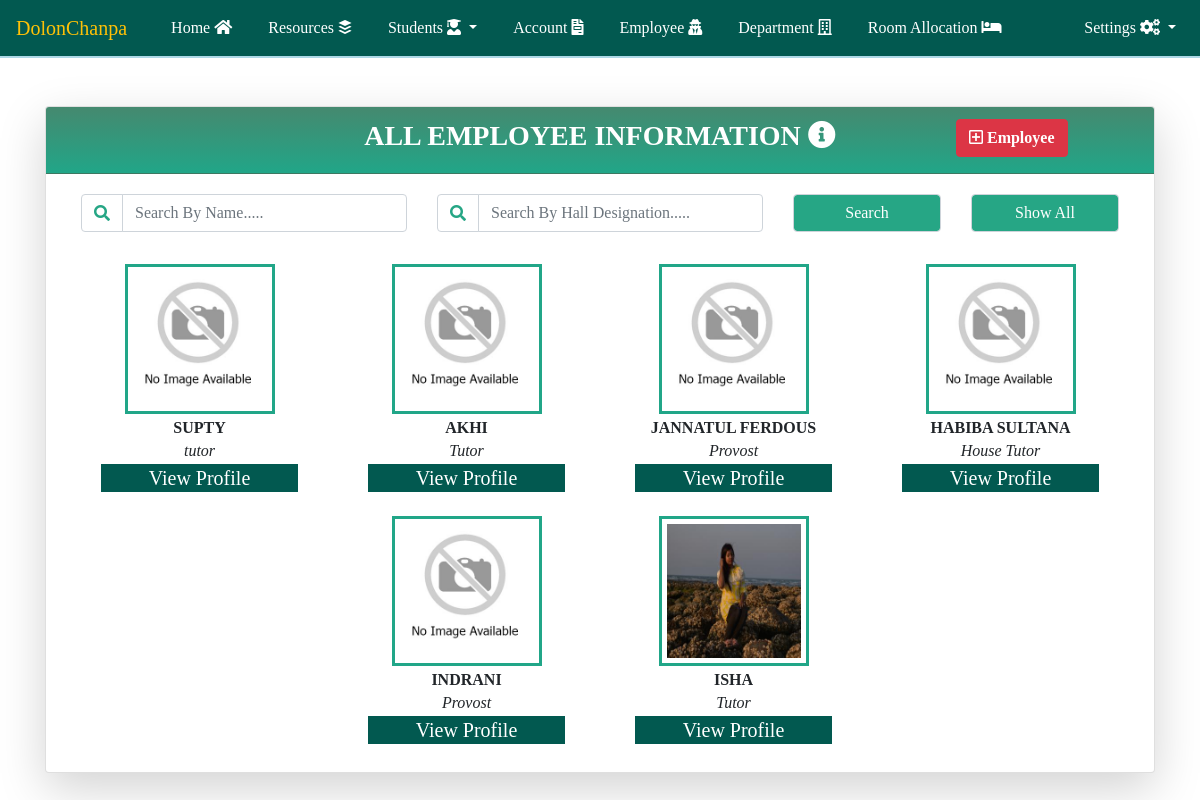
The page /employee_information.php (signed in) on the database its author committed.
### tables this page shows
CREATE TABLE `employee_information` (
  `id` int(255) NOT NULL,
  `name` varchar(50) NOT NULL,
  `hall_designation` varchar(100) NOT NULL,
  `university_designation` varchar(50) NOT NULL,
  `image` varchar(1000) NOT NULL,
  `contact_no` varchar(11) NOT NULL,
  `personal_page_link` varchar(255) NOT NULL,
  `facebook_link` varchar(255) NOT NULL
);

### employee_information.php (the view)
<?php include('database_connection.php') ?>
<?php include('header.php') ?>
<?php
    function show($run)
    {
        ?>
        <div class="row text-center justify-content-center">
            <?php
            while($row = mysqli_fetch_assoc($run))
            {
                ?>
                <div class="col-lg-3 col-md-4 col-sm-6 col-7 mt-3">
                    <a href="view_employee_details.php?id=<?php echo $row['id']?>"><?php echo "<img class = 'employee_img' src='employee_image/$row[image]' width='150px' height:250px; onerror=this.onerror=null;this.src='employee_image/no_image.jpg'; >"; ?></a>
                    <h6 class = "m-1"><b class = "text-uppercase"><?php echo $row['name']?></b></h6>
                    <h6 class = "m-1"><i><?php echo $row['hall_designation']?></i></h6>
                    <a class = " employee_view" href="view_employee_details.php?id=<?php echo $row['id']?>" ><h5>View Profile</h5></a>
                </div>
                <?php
            }
            ?>
        </div>
        <?php
    }
?>
<div class="container">
    <div class="row justify-content-center mt-5">
        <div class="col-lg-12 col-12">
            <div class="card shadow-lg">
                <div class="card-header">
                    <div class="row justify-content-center">
                        <div class="col-lg-3 col-md-3 col-12"></div>
                        <div class="col-lg-6 col-md-6 col-12">
                            <h3 class ="text-center card_header_color text-uppercase">All Employee Information <span><i class="fas fa-info-circle"></i></span></h3>
                        </div>
                        <div class="col-lg-3 col-md-3 col-12 text-center">
                            <a class = "btn btn-danger" href="add_employee.php"><b><span><i class="far fa-plus-square"></i></span> Employee</b></a>
                        </div>
                    </div>
                </div>
                <div class="card-body">
                    <form action="" method = "POST">
                        <div class="col-lg-12 col-12">
                            <div class="row justify-content-center">
                                <div class="col-lg-4 col-12 mb-3">
                                    <div class="input-group">
                                        <div class="input-group-prepend">
                                            <span class = "input-group-text"><i class = "fas fa-search"></i></span>
                                        </div>
                                        <input type="text" class = "form-control" name = "search_name_wise" placeholder="Search By Name....." value = "<?php
                                        if(isset($_POST['show_all']))
                                        {
                                            echo "";
                                        }
                                        else if(isset($_POST['search_name_wise']))
                                        {
                                            echo "$_POST[search_name_wise]";
                                        }?>">
                                    </div>
                                </div>
                                <div class="col-lg-4 col-12 mb-3">
                                    <div class="input-group">
                                        <div class="input-group-prepend">
                                            <span class = "input-group-text"><i class = "fas fa-search"></i></span>
                                        </div>
                                        <input type="text" class = "form-control" name = "search_designation_wise" placeholder="Search By Hall Designation....." value = "<?php
                                        if(isset($_POST['show_all']))
                                        {
                                            echo "";
                                        }
                                        else if(isset($_POST['search_designation_wise']))
                                        {
                                            echo "$_POST[search_designation_wise]";
                                        }?>">
                                    </div>
                                </div>
                                <div class="col-lg-2 col-12 text-center mb-3 ">
                                    <input type="submit" name="search" value="Search" class = "form-control btn_color_employee">
                                </div>
                                <div class="col-lg-2 col-12 text-center mb-3 ">
                                    <input type="submit" class ="form-control btn_color_employee" name = "show_all" value = "Show All">
                                </div>
                            </div>
                        </div>
                    </form>
                    <?php
                    if(isset($_POST['search']))
                    {
                        $name = $_POST['search_name_wise'];
                        $designation = $_POST['search_designation_wise'];
                        $search_qry = "SELECT * FROM `employee_information` WHERE ";
                        $count=1;
                        if($name!=NULL)
                        {
                            $count++;
                            $search_qry.= "`name` like '%$name%'";
                        }
                        if($designation!=NULL)
                        {
                            if($count>1)
                            {
                                $search_qry.=" && ";
                            }
                            $search_qry.="`hall_designation` like '%$designation%'";
                            $count++;
                        }
                        if($count==1)
                        {
                            ?>
                            <script>
                                window.alert("Please Select At least 1 field");
                                window.location = "employee_information.php";
                            </script>
                            <?php
                        }
                        $run_search_qry = mysqli_query($conn, $search_qry);
                        ?>
                        <div class="col-lg-12 col-12">
                            <?php show($run_search_qry); ?>
                        </div>
                        <?php
                    }
                    else
                    {
                        ?>
                        <div class="col-lg-12 col-12">
                            <?php
                            $all_employee_details_qry = "SELECT * FROM `employee_information`";
                            $all_employee_details_qry_run = mysqli_query($conn,$all_employee_details_qry);
                            show($all_employee_details_qry_run);
                            ?>
                        </div>
                        <?php
                    }
                    ?>
                </div>
            </div>
        </div>
    </div>
</div>
<?php include('footer.php') ?>

### css/style.css (style rules this page uses)
body { font-family: 'sans-serif'; }
.shadow-lg { box-shadow: 0 1rem 3rem rgba(0,0,0,.175); }
.employee_img { border: 3px solid #21A688; padding: 5px; transition: border .15s ease-in-out, border-radius .15s ease-in-out; }
.card-header { padding: .75rem 1.25rem; margin-bottom: 0; background-image: linear-gradient(#45896F, #21A688); border-bottom: 1px solid rgba(0,0,0,.125); }
.card_header_color { color: white; font-weight: bold; }
.employee_view h5 { background-color: #025950 ; color:white; margin-left:20px; margin-right:20px; padding: 2px; }
.employee_view h5 { transition: color 1000ms ease, background-color 500ms ease; }
.btn_color_employee { background-color: #26A685; color:white; transition: color 1000ms ease, background-color 500ms ease; }
.input-group-text { display: -ms-flexbox; display: flex; -ms-flex-align: center; align-items: center; padding: .375rem .75rem; margin-bottom: 0; font-size: 1rem; font-weight: 400; line-height: 1.5; color: #26A685; text-align: center; white-space: nowrap; background-color: white; border: 1px solid #ced4da; border-right-color: rgb(206, 212, 218); border-right-style: solid; border-right-width: 1px; }

### rows shown on the page
employee_information: image (placeholder picture), name "SUPTY", hall_designation "tutor"
employee_information: image (placeholder picture), name "AKHI", hall_designation "Tutor"
employee_information: image (placeholder picture), name "JANNATUL FERDOUS", hall_designation "Provost"
employee_information: image (placeholder picture), name "HABIBA SULTANA", hall_designation "House Tutor"
employee_information: image (placeholder picture), name "INDRANI", hall_designation "Provost"
employee_information: image (picture), name "ISHA", hall_designation "Tutor"
